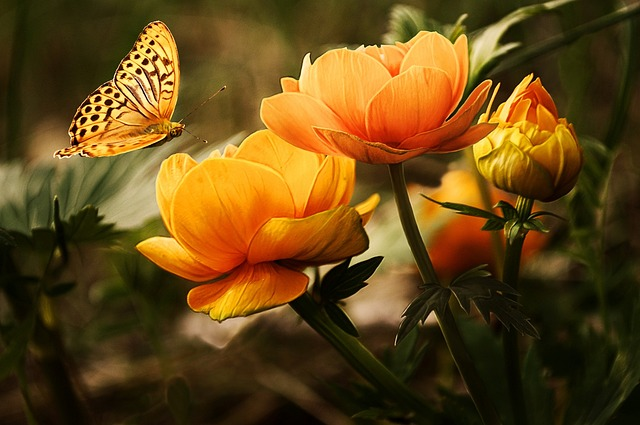
#> input picture new.jpg, 640 x 425 px
$ python 1_HistLowHighFilter.py
#> lines starting #> are read from the running program, lines starting #| are printed output that depends on the picture
import cv2
import matplotlib.pyplot as plt
import numpy as np

image='new.jpg'
inputImage=cv2.imread(image,cv2.IMREAD_GRAYSCALE)
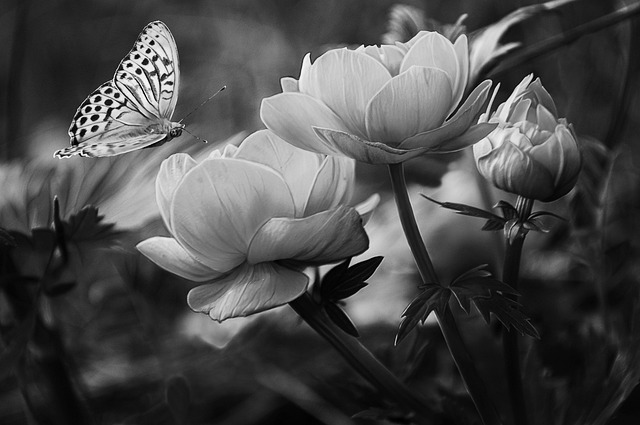
#> inputImage: shape (425, 640); min 0, max 255, mean 74.8
hist=cv2.calcHist([inputImage],[0],None,[256],[0,256])
#> hist = 256 values, max 3909 at index 32, min 2 at index 255, mean 1062.5


# low pass filter
lowPass=cv2.GaussianBlur(inputImage,(3,3),0)

#High pass filter
kernal=np.array([[-1,-1,-1],[-1,9,-1],[-1,-1,-1]])
highPass=cv2.filter2D(inputImage,-1,kernal)
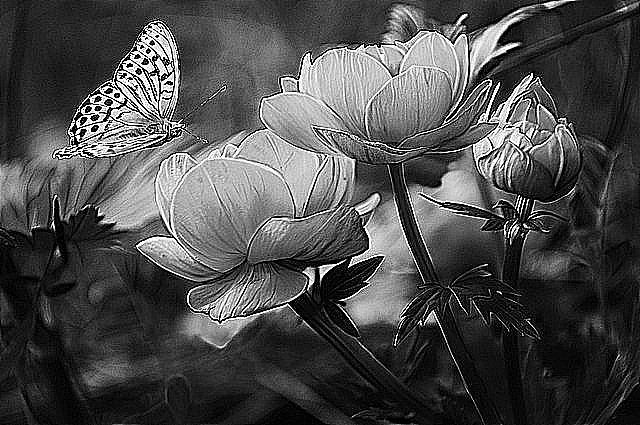
#> highPass: shape (425, 640); min 0, max 255, mean 75.2

plt.xlabel('Pixels')
plt.ylabel('Frequency')
plt.plot(hist)
plt.show()
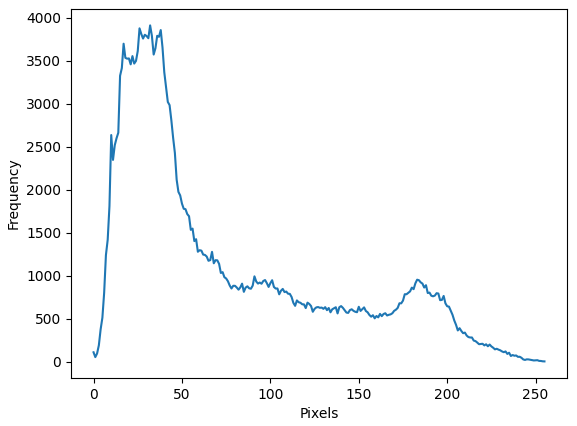
#> figure drawn by matplotlib, 1 panel; curve peaks at x = 32, y = 3909

cv2.imshow('Orginal Image',inputImage)
cv2.imshow('Low pass Filtered Image',lowPass)
cv2.imshow('High pass Filtered Image',highPass)
cv2.waitKey(0)
cv2.destroyAllWindows()

$ run again, with cat.jpg copied over new.jpg
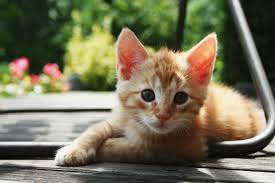
#> input picture cat.jpg, 275 x 183 px
#> `inputImage=cv2.imread(image,cv2.IMREAD_GRAYSCALE)`:
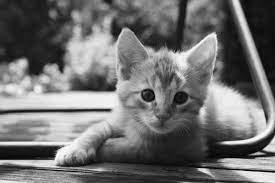
#> inputImage: shape (183, 275); min 0, max 255, mean 112.3
#> hist = 256 values, max 601 at index 33, min 3 at index 254, mean 196.6
#> `plt.show()`:
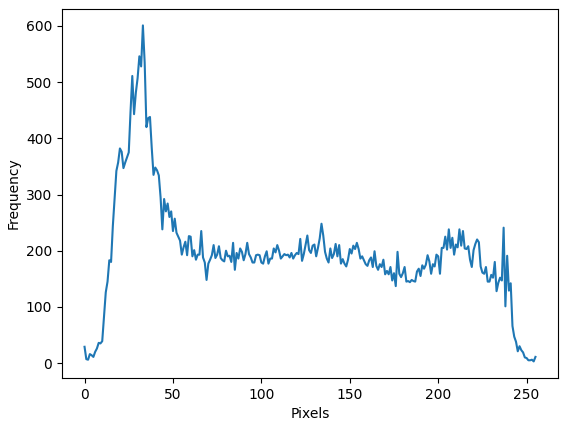
#> figure drawn by matplotlib, 1 panel; curve peaks at x = 33, y = 601

$ run again, with coin2.jpg copied over new.jpg
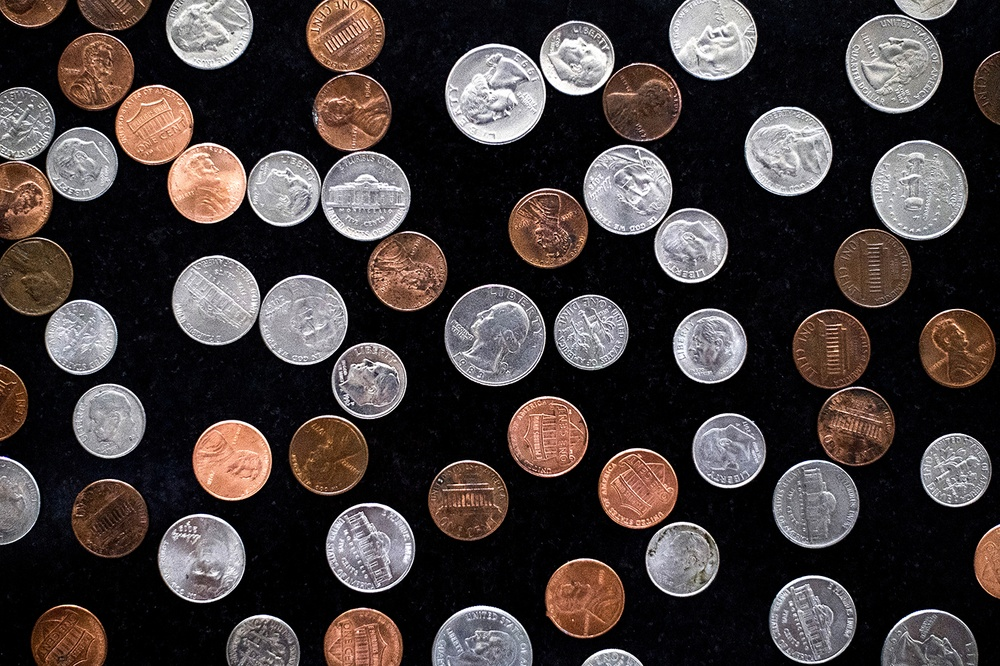
#> input picture coin2.jpg, 1000 x 666 px, shrunk from 1400 x 933 before the run
#> `inputImage=cv2.imread(image,cv2.IMREAD_GRAYSCALE)`:
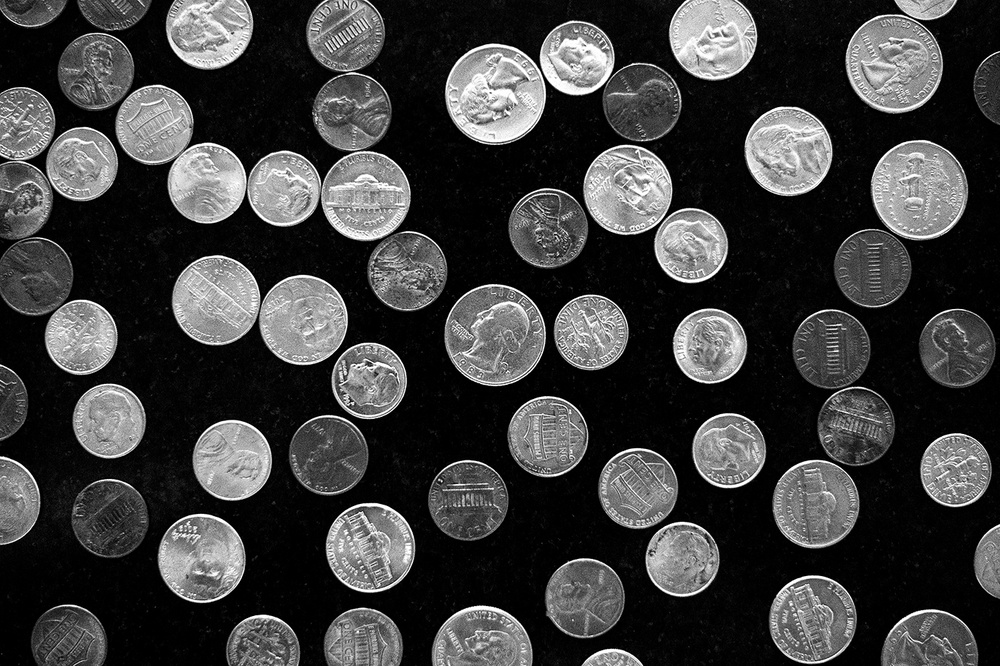
#> inputImage: shape (666, 1000); min 0, max 255, mean 61.8
#> hist = 256 values, max 75991 at index 0, min 495 at index 246, mean 2601.6
#> `plt.show()`:
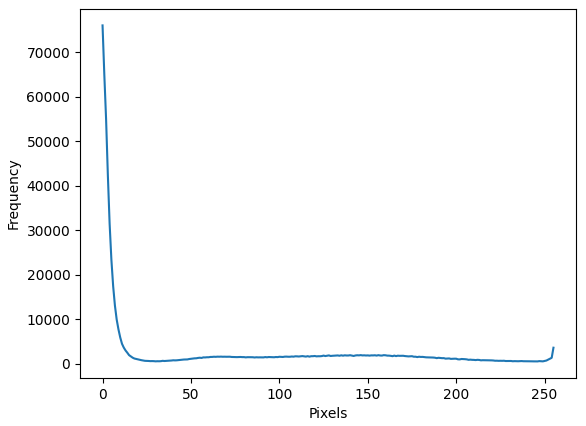
#> figure drawn by matplotlib, 1 panel; curve peaks at x = 0, y = 75991
